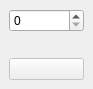
<?xml version="1.0" encoding="UTF-8"?>
<ui version="4.0">
 <class>MainWindow</class>
 <widget class="QMainWindow" name="MainWindow">
  <property name="geometry">
   <rect>
    <x>0</x>
    <y>0</y>
    <width>93</width>
    <height>86</height>
   </rect>
  </property>
  <widget class="QWidget" name="centralwidget">
   <layout class="QVBoxLayout">
    <item>
     <widget class="QSpinBox" name="spinBox_amount"/>
    </item>
    <item>
     <widget class="QLabel" name="label_even_odd"/>
    </item>
    <item>
     <widget class="QPushButton" name="pushButton_reset">
      <property name="enabled">
       <bool>false</bool>
      </property>
     </widget>
    </item>
   </layout>
  </widget>
 </widget>
 <resources/>
 <connections/>
</ui>
